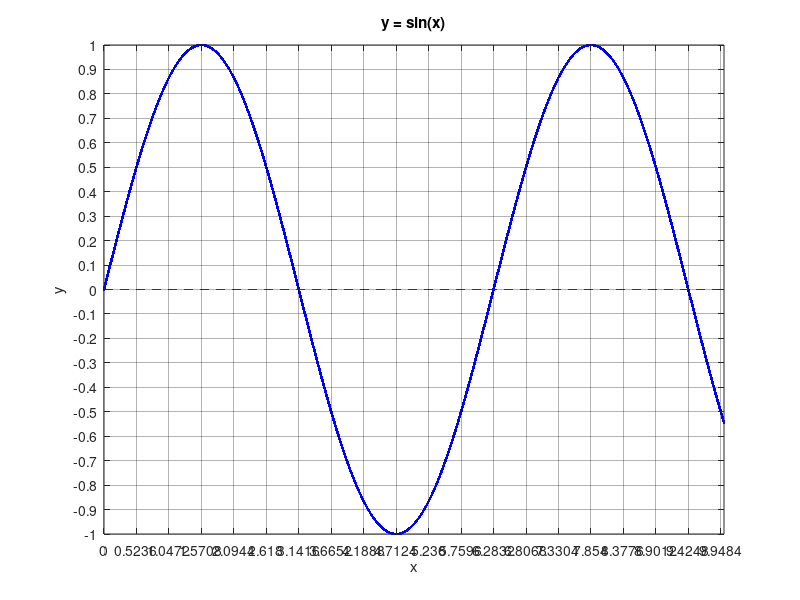

MATLAB code to generate this figure:
clc, clearvars, close all

%PARAMETERS
max_x = 10;
x = linspace(0,max_x,100000);
y = sin(x);
check = 0;


%ACTIONS
myl = length(y)
result = y > check;
myAnswer = sum(result);
myavg = sum(y)/myl;

%OUTPUT (terminal)
fprintf("%d Of the %d Are greater than %d\n\n", myAnswer, myl, check)
    % works like printf in C
fprintf("%d %%\n", 100*myAnswer/length(y)) % to make it look like a percentage
    %length() gives us the greater of height() and length()
    %height() gives us the rows
    %width() gives us the columns
fprintf("\nThe average value of y is  %d\n", myavg)

%%(unrelated)
1 ~= 2; % NOT EQUAL
1>0 & 2>1;   %   & means AND
1>0 | 0>1;   %   | means OR



%ALSO OUTPUT  (plot)
plot(x,y, 'linewidth', 2, "b.")

hold on
plot([0 max_x],[check check], "--r")  %add a line for the point of interest

xticks(0:(pi/6):max_x)
yticks(-1:0.1:1)
title('y = sin(x)')
xlabel('x')
ylabel('y')
grid on
set(gca, 'GridColor', [0 0 0])
set(gca, 'GridAlpha', 0.3)
set(gca, 'Layer', 'top')


